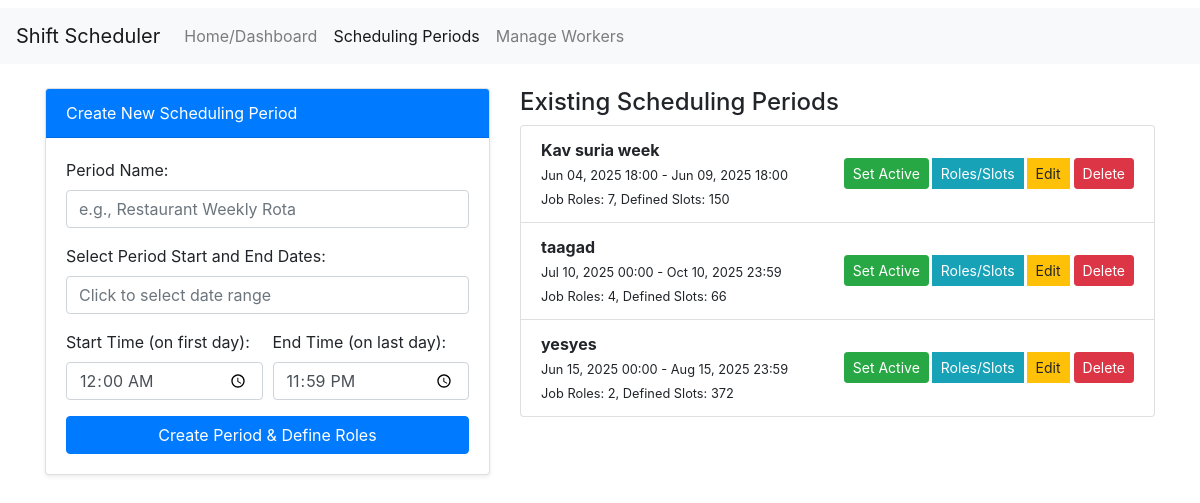
/periods, run on an earlier commit of the app's database.
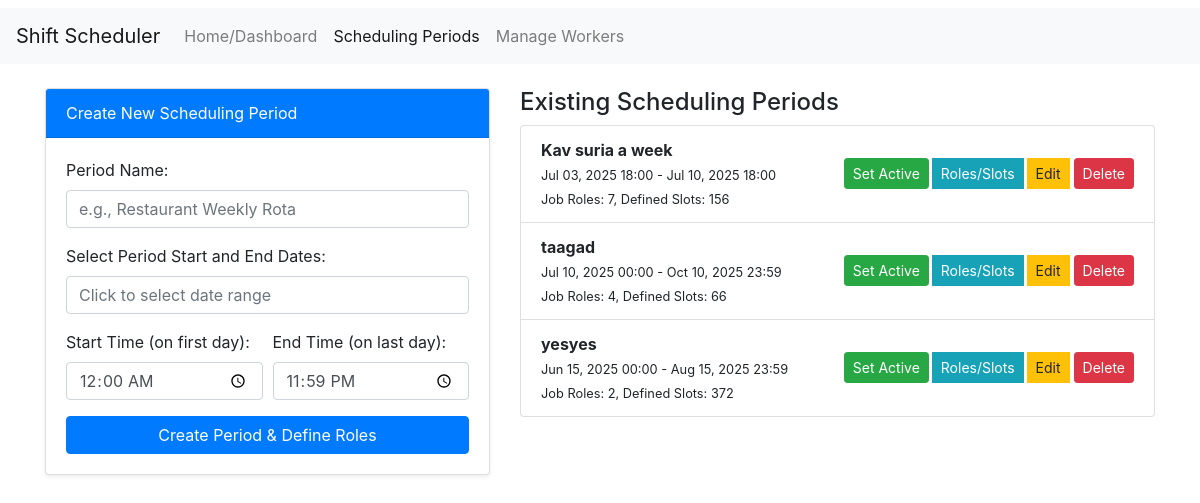
And on a later commit of the database.
### app/models.py (models this page shows, shortened)
class SchedulingPeriod(db.Model):
    __tablename__ = 'scheduling_period'
    id = db.Column(db.Integer, primary_key=True)
    name = db.Column(db.String(150), nullable=False, unique=True)
    period_start_datetime = db.Column(db.DateTime, nullable=False)
    period_end_datetime = db.Column(db.DateTime, nullable=False)
    is_active = db.Column(db.Boolean, default=False, nullable=False) # Indicates if this period is currently active

### app/routes.py (the view, shortened to what this page needs)
@main_bp.route('/periods', methods=['GET', 'POST'])
def manage_periods():
    periods = SchedulingPeriod.query.order_by(SchedulingPeriod.name).all()
    active_period_id = session.get('active_period_id')
    return render_template('manage_periods.html', periods=periods, active_period_id=active_period_id)

### app/templates/manage_periods.html (shortened to what this page needs)
{% extends "base.html" %}
{% block content %}
<div class="row">
    <div class="col-md-5">
        <div class="card shadow-sm">
            <div class="card-header bg-primary text-white">Create New Scheduling Period</div>
            <div class="card-body">
                <form method="POST" action="{{ url_for('main.manage_periods') }}" class="needs-validation" novalidate>
                    <div class="form-group">
                        <label for="period_name">Period Name:</label>
                        <input type="text" class="form-control" id="period_name" name="period_name" placeholder="e.g., Restaurant Weekly Rota" required>
                    </div>
                    <div class="form-group">
                        <label for="scheduling_period_range_input">Select Period Start and End Dates:</label>
                        <input type="text" class="form-control" id="scheduling_period_range_input" name="scheduling_period_range_str" required placeholder="Click to select date range">
                    </div>
                    <div class="form-row">
                        <div class="form-group col-md-6">
                            <label for="period_start_time">Start Time (on first day):</label>
                            <input type="time" class="form-control" id="period_start_time" name="period_start_time" value="00:00" required>
                        </div>
                        <div class="form-group col-md-6">
                            <label for="period_end_time">End Time (on last day):</label>
                            <input type="time" class="form-control" id="period_end_time" name="period_end_time" value="23:59" required>
                        </div>
                    </div>
                    <button type="submit" class="btn btn-primary btn-block">Create Period & Define Roles</button>
                </form>
            </div>
        </div>
    </div>
    <div class="col-md-7">
        <h4>Existing Scheduling Periods</h4>
        {% if periods %}
            <ul class="list-group">
                {% for p in periods %}
                <li class="list-group-item d-flex justify-content-between align-items-center {% if p.id == active_period_id %}active{% endif %}">
                    <div>
                        <strong>{{ p.name }}</strong><br>
                        <small>{{ p.period_start_datetime.strftime('%b %d, %Y %H:%M') }} - {{ p.period_end_datetime.strftime('%b %d, %Y %H:%M') }}</small>
                         <br><small>Job Roles: {{ p.job_roles.count() }}, Defined Slots: {{ p.shift_definitions.count() }}</small>
                    </div>
                    <div class="btn-group" role="group">
                        {% if p.id != active_period_id %}
                        <form method="POST" action="{{ url_for('main.set_active_period_action', period_id=p.id) }}" class="mr-1">
                            <button type="submit" class="btn btn-sm btn-success">Set Active</button>
                        </form>
                        {% else %}
                         <span class="btn btn-sm btn-success disabled mr-1">Active</span>
                        {% endif %}
                        <a href="{{ url_for('main.manage_job_roles_for_period', period_id=p.id) }}" class="btn btn-sm btn-info mr-1">Roles/Slots</a>
                        <a href="{{ url_for('main.edit_period', period_id=p.id) }}" class="btn btn-sm btn-warning mr-1" title="Edit Period">Edit</a>
                        <form method="POST" action="{{ url_for('main.delete_period', period_id=p.id) }}">
                            <button type="submit" class="btn btn-sm btn-danger" onclick="return confirm('DELETE period \'{{ p.name }}\' and ALL its data (roles, slots, assignments)? This cannot be undone.');">Delete</button>
                        </form>
                    </div>
                </li>
                {% endfor %}
            </ul>
        {% else %}
            <p>No scheduling periods created yet.</p>
        {% endif %}
    </div>
</div>
{% endblock %}

### app/templates/base.html (shortened to what this page needs)
<!doctype html>
<html lang="en">
<head>
    <link rel="stylesheet" href="https://stackpath.bootstrapcdn.com/bootstrap/4.5.2/css/bootstrap.min.css">
    <link rel="stylesheet" href="https://cdn.jsdelivr.net/npm/litepicker/dist/css/litepicker.css" />
    <link rel="stylesheet" href="{{ url_for('static', filename='css/style.css') }}">
</head>
<body>
    <nav class="navbar navbar-expand-md navbar-light bg-light mb-4">
        <a class="navbar-brand" href="{{ url_for('main.index') }}">Shift Scheduler</a>
        <div class="collapse navbar-collapse" id="navbarCollapse">
            <ul class="navbar-nav mr-auto">
                <li class="nav-item {% if request.endpoint == 'main.index' %}active{% endif %}">
                    <a class="nav-link" href="{{ url_for('main.index') }}">Home/Dashboard</a>
                </li>
                <li class="nav-item {% if request.endpoint == 'main.manage_periods' %}active{% endif %}">
                    <a class="nav-link" href="{{ url_for('main.manage_periods') }}">Scheduling Periods</a>
                </li>
                <li class="nav-item {% if request.endpoint == 'main.manage_workers' %}active{% endif %}">
                    <a class="nav-link" href="{{ url_for('main.manage_workers') }}">Manage Workers</a>
                </li>
            </ul>
        </div>
    </nav>
    <main role="main" class="container">
        {% block content %}{% endblock %}
    </main>
</body>
</html>

### app/static/css/style.css (style rules this page uses)
body { padding-top: 0.5rem; font-family: -apple-system, BlinkMacSystemFont, "Segoe UI", Roboto, "Helvetica Neue", Arial, sans-serif; }
.navbar { margin-bottom: 1.5rem !important; }
.card { margin-bottom: 1.5rem; }

What changed in the data, as far as the page shows it:
changed SchedulingPeriod: name "Kav suria week" → "Kav suria a week"; period_start_datetime "Jun 04, 2025 18:00" → "Jul 03, 2025 18:00"; period_end_datetime "Jun 09, 2025 18:00" → "Jul 10, 2025 18:00"; shift_definitions.count "150" → "156"
